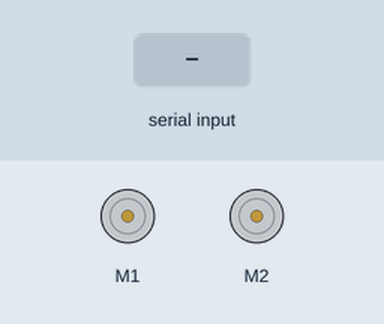
Simulated run of this sketch. Board: Arduino Uno, built with avr-gcc and run on an emulated ATmega328P. On the bench: 2 × DC motor (green arrow = forward, orange = backward, longer = faster). The test bench sets the inputs (shaded band). What the sketch prints to the serial monitor is not drawn.

Above: at 6.7 s.
6.8 s: "P90\n" received over the second serial link
At 8.0 s:
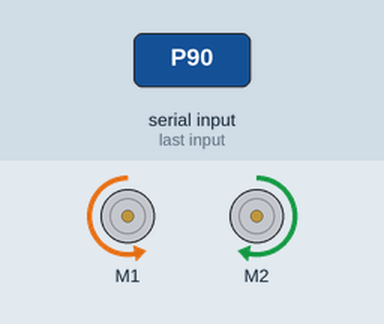
8.3 s: "P,45\n" received over the second serial link
At 9.4 s:
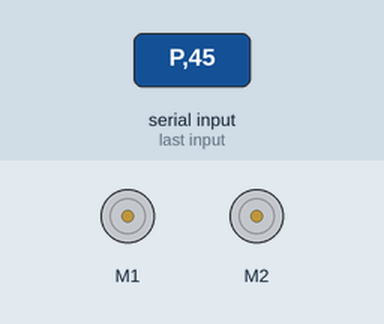
Timing chart, 0 to 11.3 s (numbered marks = the images above; inputs shaded):
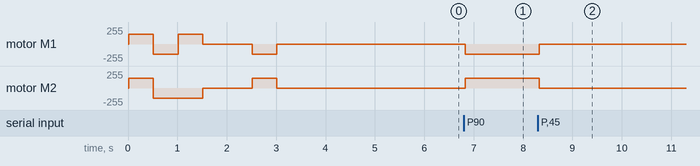

Measured:
- after the input at 6.8 s, motor M1: stopped → backward 150/255 at once; motor M2: stopped → forward 150/255 at once
- after the input at 8.3 s, motor M1: backward 150/255 → stopped at once; motor M2: forward 150/255 → stopped at once

The sketch:

BT_TILT5_adelante_atras_4_GIROS_naturales2.ino
```cpp
//PROYECTO ESCOLAR
//Título: Coche_Robot_controlado_por_sensor_orientacion_del_movil
//Versión 1.0
//Fecha 22/sept/2019
//Autor: Javier S. Leyva https://www.educa2.madrid.org/web/jsanzleyva/2


//----------------------- A G R A D E C I M I E N T O S ---------------------------------------------------------------

//Gracias a Eduard M. por su tutorial de cómo usar el sensor de orientación de un móvil android
//con App inventor
//https://appinventor.pevest.com/2014/10/29/sensors-using-the-orientation-sensor/

//Gracias a Eduardo Vega por su vídeo tutorial y su web sobre cómo enviar datos desde el móvil andorid
//a una placa arduino vía BlueTooth
//https://www.youtube.com/watch?v=OO7vKKuJ9a0
//http://arduparatodos.blogspot.com/2017/06/modulo-bluetooth-hc-06-con-arduino-y.html
//-----------------------------------------------------------------------------------------------------


//-------------L I B R E R I A S ----------------------------------------------------------------------
#include <AFMotor.h> //incliumos la librería para manejar los motores

    AF_DCMotor motorIz(1); // crea motorIz para controlar el motor conectado a #1
    AF_DCMotor motorDer(2); // crea motorDer para controlar el motor conectado a #2

#include <SoftwareSerial.h> //inlcuimos la librería para usar otros pines como
//puertos serie diferentes de D0 y D1
//definimos los puertos serie para conexión BT entre arduino y el móvil, A0->RX(arduino) y A1->TX(arduino)
SoftwareSerial BT1(A0,A1);
// RX, TX recordar que se conectan cruzados: HC-06_RX->A1 y HC-06_Tx->A0


//------------------------------- V A R I A B L E S -------------------------------------------------------------
//El movil envía a arduino una cadena de texto con los datos de su orientación en este formato: PXXRYY
//P y R son letras que se usan para indicar valor de Pitch y de Roll
//XX es el valor de orientación delante-atrás del móvil (PITCH),
//e YY es su orientación lateral (ROLL), ambos varían en el rango [-90, +90]

//Variables Globales (definidas fuera de las funciones)
char dato_p; //un solo byte (un caracter ASCII) almacena el primer carácter ("P") proveniente del móvil via BT,
String datos; //variable que almacena cada valor posterior a la "P" que llega del móvil en una cadena de texto tipo XXRYY
int pitch;// variable que almacena la inclinacion del morro
int roll;// variable que almacena la inclinacion lateral
int offset = 0; //corrección veloc,ya que el motor izqu es más lento
int MAX = 100 ; //máxima veloc de una rueda, nunca superior a 255

void setup() {

  Serial.begin(9600); //iniciamos el monitor serie de arduino
  BT1.begin(9600); //iniciamos el puerto serie para el Blue Tooth
  test_cocherobot(); //probamos los dos motores del coche
} // fin del setup()
void loop(){

  if (BT1.available())  //Si el puerto serie (Bluetooth) está disponible
  {
    dato_p = BT1.read();  //Lee el primer caracter (un byte) entrante via Bluetooth y lo asigna a la variable "dato_p"
    if (dato_p == 'P')   //si ha llegado a arduino desde el movil el primer caracter ("P") de la cadena tipo: PXXRYY
       {
       BT_recibir_datos();//funcion que toma el resto de la cadena -69R58  y separa los datos en pitch=XX y roll=YY
       }
    Serial.println(pitch); //imprime en el puerto serie el valor numerico de PITCH
    Serial.println(roll); // lo mismo pero para el ROLL

//.............................M O V I M I E N T O S del coche robot.....................................................................
//Adelante
//Atrás
//Detenido
//Giro Derecha Adelante
//Giro Izquierda Adelante
//Giro Derecha Atras
//Giro Izquierda Atras


 //Adelante: morro móvil inclinado hacia arriba
 if (pitch <-10 && roll >-10 && roll <10 ){
   int veloc = map (pitch, 0,-90, 0,MAX);
   motorIz.setSpeed(veloc);
   motorDer.setSpeed(veloc);
   motorIz.run(FORWARD);
   motorDer.run(FORWARD);
    }
 //Atrás: morro móvil hacia inclinado hacia abajo
 if (pitch >10 && roll >-10 && roll <10 ){
   //int pitch_abs = pitch*(-1); //eliminamos el signo negativo
   int veloc = map (pitch, 0,90, 0, MAX);
   motorIz.setSpeed(veloc);
   motorDer.setSpeed(veloc);
   motorIz.run(BACKWARD);
   motorDer.run(BACKWARD);
    }
 //Detenido: móvil en posicion horizontal +- 10º
 if (pitch >-10 && pitch <10 && roll >-10 && roll <10 ){
    motorIz.run(RELEASE);
    motorDer.run(RELEASE);
    }

 //Giro Derecha Adelante: morro del móvil inclinado hacia adelante y derecha
if (pitch <-10  && roll <-10 ){
   int veloc_r = map (roll, 0,-90, 0,MAX); // rango veloc 0-255
   int veloc_p = map (pitch, 0,-90, 0,MAX); // rango veloc 0-255

   //hay que evitar que el valor de setSpeed sea < 0
   int veloc_rueda_lenta = veloc_p - veloc_r;
   if (veloc_rueda_lenta < 0){veloc_rueda_lenta = 0;} // evitamos que la veloc sea negativa
   motorDer.setSpeed(veloc_rueda_lenta);
   motorIz.setSpeed(veloc_p);
   motorIz.run(FORWARD);
   motorDer.run(FORWARD);
    }

 //Giro Izquierda Adelante: morro movil inclinado hacia adelante e izquierda

if (pitch <-10  && roll >10 ){
   int veloc_r = map (roll, 0,90, 0,255);
   int veloc_p = map (pitch, 0,-90, 0,255);
   //hay que evitar que el valor de setSpeed sea < 0
   int veloc_rueda_lenta = veloc_p - veloc_r;
   if (veloc_rueda_lenta < 0){veloc_rueda_lenta = 0;} // evitamos que la veloc sea negativa

   motorIz.setSpeed(veloc_rueda_lenta); //nunca será <0 esta velocidad
   motorDer.setSpeed(veloc_p);
   motorIz.run(FORWARD);
   motorDer.run(FORWARD);
    }
//Giro Derecha Atras: morro movil inclinado hacia abajo y derecha

if (pitch  >10  && roll <-10 ){
   int veloc = map (roll, 0,-90, 0,150);
   motorIz.setSpeed(veloc);
   motorDer.setSpeed(veloc);
   motorIz.run(FORWARD);
   motorDer.run(BACKWARD);
    }

//Giro Izquierda Atras: morro movil inclinado hacia abajo e izquierda

if (pitch  >10  && roll >10 ){
   int veloc = map (roll, 0,90, 0,150);
   motorIz.setSpeed(veloc);
   motorDer.setSpeed(veloc);
   motorIz.run(BACKWARD );
   motorDer.run(FORWARD);
    }
//Fin de movimientos del coche robot ............................................................................

}//end of BT1.available


}//end of loop()

void BT_recibir_datos (){
  delay(30);
  while (BT1.available())
  {
    char c = BT1.read();   //Lee un byte entrante y lo almacena en una variable tipo char
    datos += c;    //Crea una cadena tipo String con los datos (bytes) entrantes
    }// end while

  if (datos.length() > 0) //Se verifica que la cadena tipo String tenga un largo mayor a cero
    {
      //la variable pitch almacena el número entero del PITCH
      //, este valor es el número que hay en la cadena datos antes de la R, (i.e:  -58R25 -> -58)
      pitch = datos.toInt();
      //Ahora nos preocupamos de obtenes el valor de ROLL, el número que hay después de R
      int indice_R = datos.indexOf('R');//encuentra la posicion de "R" en la cadena
      String roll_str = datos.substring(indice_R+1); // almacena la subcadena después de "R"
      roll = roll_str.toInt();//variable que almacena el valor roll como número entero

      datos = ""; //vaciamos la cadena, para poder empezar la siguiente lectura de datos provenientes del móvil
      }//end if (length >0)
}// end function BT_envio_datos


void test_cocherobot(){
  //esta función chequea que funcionan correctamente ambos motores
  BT1.println("Motor test!");

  motorIz.setSpeed(150);      // define la veloc en el rango 0-255
  motorDer.setSpeed(150);     //

  Serial.print("tick FORWARD ");
  motorIz.run(FORWARD);      // motor IZQ gira hacia adelante
  motorDer.run(FORWARD);      // motor DER gira hacia adelante
  delay(500);

  Serial.print("tock BACKWARD ");
  motorIz.run(BACKWARD);     // motor IZQ gira hacia atrás
  motorDer.run(BACKWARD);     // motor DER gira hacia atrás
  delay(500);

  Serial.print("tack GIRO DERECHA ");
  motorIz.run(FORWARD);
  motorDer.run(BACKWARD);
  delay(500);

  Serial.println("tuck RELEASE");
  motorIz.run(RELEASE);      // motor IZQ PARA
  motorDer.run(RELEASE);      // motor DER PARA
  delay(1000);
  Serial.print("tack GIRO IZQUIERDA ");
  motorDer.run(FORWARD);
  motorIz.run(BACKWARD);
  delay(500);

  Serial.println("tuck RELEASE");
  motorIz.run(RELEASE);      // motor IZQ PARA
  motorDer.run(RELEASE);      // motor DER PARA
  delay(1000);
  } //end de test_cocherobot()
```
